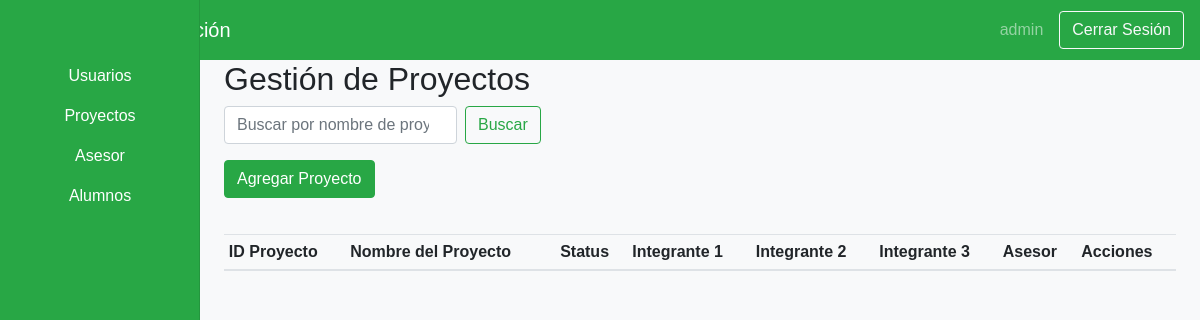
Before: /views/admin/dashboardAdminProyectos.php (signed in) with the older database file.
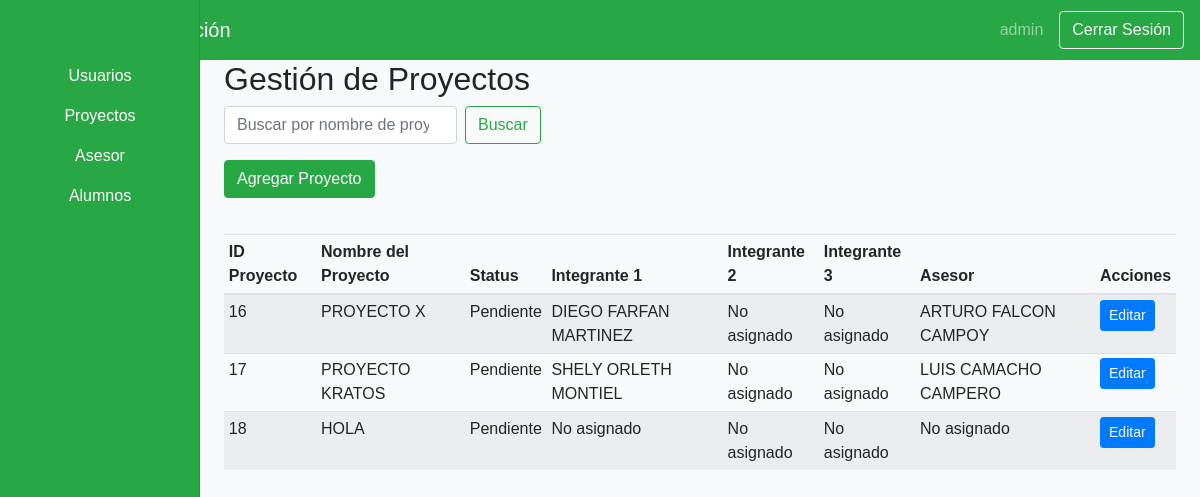
After: the same page with the newer database file.
### tables this page shows
CREATE TABLE IF NOT EXISTS `proyecto` (
  `ID_Proyecto` int NOT NULL AUTO_INCREMENT,
  `Nombre_Proyecto` varchar(200) NOT NULL,
  `Status` enum('Pendiente','En Revisión') NOT NULL,
  `Integrante_1` int DEFAULT NULL,
  `Integrante_2` int DEFAULT NULL,
  `Integrante_3` int DEFAULT NULL,
  `Asesor` int DEFAULT NULL,
  PRIMARY KEY (`ID_Proyecto`),
  KEY `fk_proyecto_integrante_1` (`Integrante_1`),
  KEY `fk_proyecto_integrante_2` (`Integrante_2`),
  KEY `fk_proyecto_integrante_3` (`Integrante_3`),
  KEY `fk_proyecto_asesor` (`Asesor`)
);

### Views/Admin/dashboardAdminProyectos.php (the view, shortened to what the changed rows need)
<?php
include('../../includes/config.php');
?>
<!DOCTYPE html>
<html lang="es">
<head>
    <link rel="stylesheet" href="https://stackpath.bootstrapcdn.com/bootstrap/4.3.1/css/bootstrap.min.css">
    <link rel="stylesheet" href="<?php echo CSS_PATH; ?>dashboard.css">
</head>
<body>
    <div class="container-fluid">
        <div class="row">
            <main role="main" class="col-md-9 ml-sm-auto col-lg-10 px-4">
                <h2>Gestión de Proyectos</h2>
                <div class="table-responsive">
                    <table class="table table-striped table-sm">
                        <thead>
                            <tr>
                                <th>ID Proyecto</th>
                                <th>Nombre del Proyecto</th>
                                <th>Status</th>
                                <th>Integrante 1</th>
                                <th>Integrante 2</th>
                                <th>Integrante 3</th>
                                <th>Asesor</th>
                                <th>Acciones</th>
                            </tr>
                        </thead>
                        <tbody>
                            <?php
                            $query = "
                                SELECT p.*,
                                       CONCAT(a.Nombres, ' ', a.Apellido_Paterno, ' ', a.Apellido_Materno) AS Nombre_Asesor,
                                       CONCAT(i1.Nombres, ' ', i1.Apellido_Paterno, ' ', i1.Apellido_Materno) AS Integrante1,
                                       CONCAT(i2.Nombres, ' ', i2.Apellido_Paterno, ' ', i2.Apellido_Materno) AS Integrante2,
                                       CONCAT(i3.Nombres, ' ', i3.Apellido_Paterno, ' ', i3.Apellido_Materno) AS Integrante3
                                FROM proyecto p
                                LEFT JOIN asesor a ON p.Asesor = a.ID_Asesor
                                LEFT JOIN alumno i1 ON p.Integrante_1 = i1.ID_Alumno
                                LEFT JOIN alumno i2 ON p.Integrante_2 = i2.ID_Alumno
                                LEFT JOIN alumno i3 ON p.Integrante_3 = i3.ID_Alumno
                                ORDER BY p.ID_Proyecto ASC";
                            $result = $connection->query($query);
                            while ($row = $result->fetch_assoc()) {
                                echo "<tr>";
                                echo "<td>" . htmlspecialchars($row['ID_Proyecto']) . "</td>";
                                echo "<td>" . htmlspecialchars($row['Nombre_Proyecto']) . "</td>";
                                echo "<td>" . htmlspecialchars($row['Status']) . "</td>";
                                echo "<td>" . htmlspecialchars($row['Integrante1'] ?? 'No asignado') . "</td>";
                                echo "<td>" . htmlspecialchars($row['Integrante2'] ?? 'No asignado') . "</td>";
                                echo "<td>" . htmlspecialchars($row['Integrante3'] ?? 'No asignado') . "</td>";
                                echo "<td>" . htmlspecialchars($row['Nombre_Asesor'] ?? 'No asignado') . "</td>";
                                echo "<td>";
                                echo "<button type='button' class='btn btn-primary btn-sm' data-toggle='modal' data-target='#editProjectModal'
                                        data-id='" . htmlspecialchars($row['ID_Proyecto']) . "'
                                        data-nombre='" . htmlspecialchars($row['Nombre_Proyecto']) . "'>Editar</button>";
                                echo "</td>";
                                echo "</tr>";
                            }
                            ?>
                        </tbody>
                    </table>
                </div>
            </main>
        </div>
    </div>
</body>
</html>

Changed rows visible on the page:
added proyecto: ID_Proyecto "16", Nombre_Proyecto "PROYECTO X", Status "Pendiente", Integrante1 "DIEGO FARFAN MARTINEZ", Integrante2 "No asignado", Integrante3 "No asignado", Nombre_Asesor "ARTURO FALCON CAMPOY"
added proyecto: ID_Proyecto "17", Nombre_Proyecto "PROYECTO KRATOS", Status "Pendiente", Integrante1 "SHELY ORLETH MONTIEL", Integrante2 "No asignado", Integrante3 "No asignado", Nombre_Asesor "LUIS CAMACHO CAMPERO"
added proyecto: ID_Proyecto "18", Nombre_Proyecto "HOLA", Status "Pendiente", Integrante1 "No asignado", Integrante2 "No asignado", Integrante3 "No asignado", Nombre_Asesor "No asignado"
